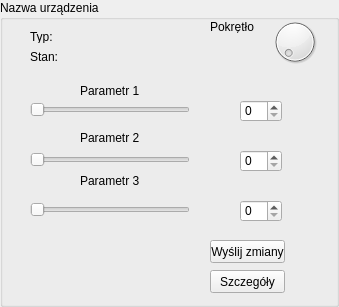
<?xml version="1.0" encoding="UTF-8"?>
<ui version="4.0">
 <class>DeviceBox</class>
 <widget class="QGroupBox" name="DeviceBox">
  <property name="geometry">
   <rect>
    <x>0</x>
    <y>0</y>
    <width>339</width>
    <height>307</height>
   </rect>
  </property>
  <property name="windowTitle">
   <string>To nie istnieje</string>
  </property>
  <property name="title">
   <string>Nazwa urządzenia</string>
  </property>
  <widget class="QLabel" name="label">
   <property name="geometry">
    <rect>
     <x>30</x>
     <y>30</y>
     <width>46</width>
     <height>13</height>
    </rect>
   </property>
   <property name="text">
    <string>Typ:</string>
   </property>
  </widget>
  <widget class="QLabel" name="label_2">
   <property name="geometry">
    <rect>
     <x>80</x>
     <y>80</y>
     <width>91</width>
     <height>21</height>
    </rect>
   </property>
   <property name="text">
    <string>Parametr 1</string>
   </property>
  </widget>
  <widget class="QPushButton" name="pushButton">
   <property name="geometry">
    <rect>
     <x>210</x>
     <y>270</y>
     <width>75</width>
     <height>23</height>
    </rect>
   </property>
   <property name="text">
    <string>Szczegóły</string>
   </property>
  </widget>
  <widget class="QLabel" name="label_3">
   <property name="geometry">
    <rect>
     <x>30</x>
     <y>50</y>
     <width>46</width>
     <height>13</height>
    </rect>
   </property>
   <property name="text">
    <string>Stan:</string>
   </property>
  </widget>
  <widget class="QSlider" name="horizontalSlider">
   <property name="geometry">
    <rect>
     <x>30</x>
     <y>100</y>
     <width>160</width>
     <height>19</height>
    </rect>
   </property>
   <property name="orientation">
    <enum>Qt::Horizontal</enum>
   </property>
  </widget>
  <widget class="QSlider" name="horizontalSlider_2">
   <property name="geometry">
    <rect>
     <x>30</x>
     <y>150</y>
     <width>160</width>
     <height>19</height>
    </rect>
   </property>
   <property name="orientation">
    <enum>Qt::Horizontal</enum>
   </property>
  </widget>
  <widget class="QSlider" name="horizontalSlider_3">
   <property name="geometry">
    <rect>
     <x>30</x>
     <y>200</y>
     <width>160</width>
     <height>19</height>
    </rect>
   </property>
   <property name="orientation">
    <enum>Qt::Horizontal</enum>
   </property>
  </widget>
  <widget class="QDial" name="dial">
   <property name="geometry">
    <rect>
     <x>270</x>
     <y>10</y>
     <width>50</width>
     <height>64</height>
    </rect>
   </property>
  </widget>
  <widget class="QLabel" name="label_6">
   <property name="geometry">
    <rect>
     <x>210</x>
     <y>20</y>
     <width>46</width>
     <height>13</height>
    </rect>
   </property>
   <property name="text">
    <string>Pokrętło</string>
   </property>
  </widget>
  <widget class="QSpinBox" name="spinBox">
   <property name="geometry">
    <rect>
     <x>240</x>
     <y>100</y>
     <width>42</width>
     <height>22</height>
    </rect>
   </property>
  </widget>
  <widget class="QSpinBox" name="spinBox_2">
   <property name="geometry">
    <rect>
     <x>240</x>
     <y>150</y>
     <width>42</width>
     <height>22</height>
    </rect>
   </property>
  </widget>
  <widget class="QSpinBox" name="spinBox_3">
   <property name="geometry">
    <rect>
     <x>240</x>
     <y>200</y>
     <width>42</width>
     <height>22</height>
    </rect>
   </property>
  </widget>
  <widget class="QPushButton" name="pushButton_2">
   <property name="geometry">
    <rect>
     <x>210</x>
     <y>240</y>
     <width>75</width>
     <height>23</height>
    </rect>
   </property>
   <property name="text">
    <string>Wyślij zmiany</string>
   </property>
  </widget>
  <widget class="QLabel" name="label_7">
   <property name="geometry">
    <rect>
     <x>80</x>
     <y>130</y>
     <width>91</width>
     <height>16</height>
    </rect>
   </property>
   <property name="text">
    <string>Parametr 2</string>
   </property>
  </widget>
  <widget class="QLabel" name="label_8">
   <property name="geometry">
    <rect>
     <x>80</x>
     <y>170</y>
     <width>91</width>
     <height>21</height>
    </rect>
   </property>
   <property name="text">
    <string>Parametr 3</string>
   </property>
  </widget>
 </widget>
 <resources/>
 <connections>
  <connection>
   <sender>spinBox</sender>
   <signal>valueChanged(int)</signal>
   <receiver>horizontalSlider</receiver>
   <slot>setValue(int)</slot>
   <hints>
    <hint type="sourcelabel">
     <x>255</x>
     <y>100</y>
    </hint>
    <hint type="destinationlabel">
     <x>186</x>
     <y>100</y>
    </hint>
   </hints>
  </connection>
  <connection>
   <sender>horizontalSlider</sender>
   <signal>valueChanged(int)</signal>
   <receiver>spinBox</receiver>
   <slot>setValue(int)</slot>
   <hints>
    <hint type="sourcelabel">
     <x>178</x>
     <y>115</y>
    </hint>
    <hint type="destinationlabel">
     <x>254</x>
     <y>118</y>
    </hint>
   </hints>
  </connection>
  <connection>
   <sender>horizontalSlider_2</sender>
   <signal>valueChanged(int)</signal>
   <receiver>spinBox_2</receiver>
   <slot>setValue(int)</slot>
   <hints>
    <hint type="sourcelabel">
     <x>157</x>
     <y>159</y>
    </hint>
    <hint type="destinationlabel">
     <x>255</x>
     <y>171</y>
    </hint>
   </hints>
  </connection>
  <connection>
   <sender>spinBox_2</sender>
   <signal>valueChanged(int)</signal>
   <receiver>horizontalSlider_2</receiver>
   <slot>setValue(int)</slot>
   <hints>
    <hint type="sourcelabel">
     <x>248</x>
     <y>166</y>
    </hint>
    <hint type="destinationlabel">
     <x>178</x>
     <y>168</y>
    </hint>
   </hints>
  </connection>
  <connection>
   <sender>horizontalSlider_3</sender>
   <signal>valueChanged(int)</signal>
   <receiver>spinBox_3</receiver>
   <slot>setValue(int)</slot>
   <hints>
    <hint type="sourcelabel">
     <x>185</x>
     <y>205</y>
    </hint>
    <hint type="destinationlabel">
     <x>242</x>
     <y>203</y>
    </hint>
   </hints>
  </connection>
  <connection>
   <sender>spinBox_3</sender>
   <signal>valueChanged(int)</signal>
   <receiver>horizontalSlider_3</receiver>
   <slot>setValue(int)</slot>
   <hints>
    <hint type="sourcelabel">
     <x>253</x>
     <y>211</y>
    </hint>
    <hint type="destinationlabel">
     <x>178</x>
     <y>216</y>
    </hint>
   </hints>
  </connection>
  <connection>
   <sender>pushButton</sender>
   <signal>clicked()</signal>
   <receiver>DeviceBox</receiver>
   <slot>openDetails()</slot>
   <hints>
    <hint type="sourcelabel">
     <x>285</x>
     <y>312</y>
    </hint>
    <hint type="destinationlabel">
     <x>223</x>
     <y>268</y>
    </hint>
   </hints>
  </connection>
  <connection>
   <sender>pushButton_2</sender>
   <signal>clicked()</signal>
   <receiver>DeviceBox</receiver>
   <slot>sendChanges()</slot>
   <hints>
    <hint type="sourcelabel">
     <x>254</x>
     <y>249</y>
    </hint>
    <hint type="destinationlabel">
     <x>157</x>
     <y>273</y>
    </hint>
   </hints>
  </connection>
 </connections>
 <slots>
  <slot>openDetails()</slot>
  <slot>sendChanges()</slot>
 </slots>
</ui>
